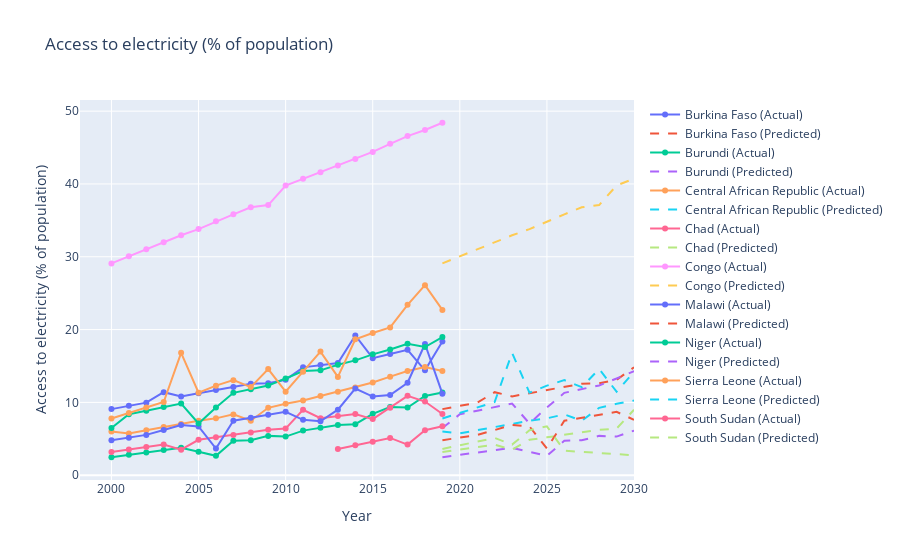

Notebook source saved alongside this figure:
### Code cell
import pandas as pd
import numpy as np
import plotly.graph_objects as go
from sklearn.pipeline import make_pipeline
from sklearn.preprocessing import PolynomialFeatures, StandardScaler
from sklearn.linear_model import LinearRegression
from sklearn.compose import ColumnTransformer
from sklearn.impute import SimpleImputer

# Load dataset
subsaharan_df = pd.read_csv('data/subsaharan-africa.csv')

subsaharan_df = subsaharan_df[(subsaharan_df['Year'] >= 2000) & (subsaharan_df['Year'] <= 2019)]

lowest_countries = ['Chad', 'Niger', 'Burkina Faso', 'Central African Republic', 'Congo', 'Burundi', 'Malawi', 'Sierra Leone', 'South Sudan']

subsaharan_df = subsaharan_df[subsaharan_df['Entity'].isin(lowest_countries)]

features = ['Year',
            'Access to clean fuels for cooking',
            'Renewable-electricity-generating-capacity-per-capita',
            'Electricity from fossil fuels (TWh)',
            'Electricity from nuclear (TWh)',
            'Electricity from renewables (TWh)',
            'Primary energy consumption per capita (kWh/person)',
            'Energy intensity level of primary energy (MJ/$2017 PPP GDP)',
            'Renewable energy share in the total final energy consumption (%)',
            'gdp_growth',
            'gdp_per_capita'
]

subsaharan_df = subsaharan_df[['Entity'] + ['Access to electricity (% of population)'] + features]

degree = 2

columns_to_scale = [col for col in features if col != 'Year']

preprocessor = ColumnTransformer(
    transformers=[
        ('num', make_pipeline(SimpleImputer(strategy='mean'), StandardScaler()), columns_to_scale),
        ('passthrough', 'passthrough', ['Year'])
    ]
)

fig = go.Figure()

# subsaharan_df = subsaharan_df['Access to electricity (% of population)'].fillna(subsaharan_df['Access to electricity (% of population)'].mean())

for entity in subsaharan_df['Entity'].unique():
    entity_data = subsaharan_df[subsaharan_df['Entity'] == entity]
    X = entity_data[features]
    y = entity_data['Access to electricity (% of population)'].values

    polynomial_model = make_pipeline(preprocessor, PolynomialFeatures(degree), LinearRegression())
    polynomial_model.fit(X, y)

    future_years = np.arange(2019, 2031).reshape(-1, 1)  # Start from the first year to the year 2030
    future_data = pd.DataFrame(future_years, columns=['Year'])
    for col in columns_to_scale:
        future_data[col] = entity_data[col].mean()  # Fill future data with mean values of the columns

    y_pred = polynomial_model.predict(future_data)

    predicted_full_series = np.concatenate((y, y_pred[len(X):]))  # Take historical y and append predicted for future

    fig.add_trace(go.Scatter(x=entity_data['Year'], y=y, mode='lines+markers', name=f'{entity} (Actual)'))

    fig.add_trace(go.Scatter(x=future_years.flatten(), y=predicted_full_series, mode='lines', name=f'{entity} (Predicted)', line=dict(dash='dash')))

fig.update_layout(
    title='Access to electricity (% of population)',
    xaxis_title='Year',
    yaxis_title='Access to electricity (% of population)',
    showlegend=True
)

fig.show()

### Figure 1 — Plotly figure (JSON) as saved in the notebook; plotly's stock layout.template omitted (floating-point values rounded to 4 significant figures)
{"data": [{"mode": "lines+markers", "name": "Burkina Faso (Actual)", "type": "scatter", "x": [2000, 2001, 2002, 2003, 2004, 2005, 2006, 2007, 2008, 2009, 2010, 2011, 2012, 2013, 2014, 2015, 2016, 2017, 2018, 2019], "y": [9.075, 9.521, 9.96, 11.4, 10.82, 11.25, 11.69, 12.12, 12.57, 12.63, 13.1, 14.81, 15.12, 15.41, 19.2, 16.08, 16.64, 17.21, 14.4, 18.37]}, {"line": {"dash": "dash"}, "mode": "lines", "name": "Burkina Faso (Predicted)", "type": "scatter", "x": [2019, 2020, 2021, 2022, 2023, 2024, 2025, 2026, 2027, 2028, 2029, 2030], "y": [9.075, 9.521, 9.96, 11.4, 10.82, 11.25, 11.69, 12.12, 12.57, 12.63, 13.1, 14.81, 15.12, 15.41, 19.2, 16.08, 16.64, 17.21, 14.4, 18.37]}, {"mode": "lines+markers", "name": "Burundi (Actual)", "type": "scatter", "x": [2000, 2001, 2002, 2003, 2004, 2005, 2006, 2007, 2008, 2009, 2010, 2011, 2012, 2013, 2014, 2015, 2016, 2017, 2018, 2019], "y": [2.463, 2.797, 3.124, 3.445, 3.764, 3.207, 2.66, 4.726, 4.8, 5.399, 5.3, 6.123, 6.5, 6.9, 7, 8.428, 9.348, 9.3, 10.88, 11.36]}, {"line": {"dash": "dash"}, "mode": "lines", "name": "Burundi (Predicted)", "type": "scatter", "x": [2019, 2020, 2021, 2022, 2023, 2024, 2025, 2026, 2027, 2028, 2029, 2030], "y": [2.463, 2.797, 3.124, 3.445, 3.764, 3.207, 2.66, 4.726, 4.8, 5.399, 5.3, 6.123, 6.5, 6.9, 7, 8.428, 9.348, 9.3, 10.88, 11.36]}, {"mode": "lines+markers", "name": "Central African Republic (Actual)", "type": "scatter", "x": [2000, 2001, 2002, 2003, 2004, 2005, 2006, 2007, 2008, 2009, 2010, 2011, 2012, 2013, 2014, 2015, 2016, 2017, 2018, 2019], "y": [6, 5.736, 6.177, 6.613, 7.046, 7.478, 7.805, 8.351, 7.48, 9.253, 9.8, 10.25, 10.87, 11.47, 12.06, 12.73, 13.53, 14.3, 14.84, 14.3]}, {"line": {"dash": "dash"}, "mode": "lines", "name": "Central African Republic (Predicted)", "type": "scatter", "x": [2019, 2020, 2021, 2022, 2023, 2024, 2025, 2026, 2027, 2028, 2029, 2030], "y": [6, 5.736, 6.177, 6.613, 7.046, 7.478, 7.805, 8.351, 7.48, 9.253, 9.8, 10.25, 10.87, 11.47, 12.06, 12.73, 13.53, 14.3, 14.84, 14.3]}, {"mode": "lines+markers", "name": "Chad (Actual)", "type": "scatter", "x": [2000, 2001, 2002, 2003, 2004, 2005, 2006, 2007, 2008, 2009, 2010, 2011, 2012, 2013, 2014, 2015, 2016, 2017, 2018, 2019], "y": [3.18, 3.527, 3.867, 4.201, 3.5, 4.864, 5.197, 5.534, 5.879, 6.233, 6.4, 8.98, 7.835, 8.127, 8.406, 7.7, 9.264, 10.9, 10.11, 8.4]}, {"line": {"dash": "dash"}, "mode": "lines", "name": "Chad (Predicted)", "type": "scatter", "x": [2019, 2020, 2021, 2022, 2023, 2024, 2025, 2026, 2027, 2028, 2029, 2030], "y": [3.18, 3.527, 3.867, 4.201, 3.5, 4.864, 5.197, 5.534, 5.879, 6.233, 6.4, 8.98, 7.835, 8.127, 8.406, 7.7, 9.264, 10.9, 10.11, 8.4]}, {"mode": "lines+markers", "name": "Congo (Actual)", "type": "scatter", "x": [2000, 2001, 2002, 2003, 2004, 2005, 2006, 2007, 2008, 2009, 2010, 2011, 2012, 2013, 2014, 2015, 2016, 2017, 2018, 2019], "y": [29.09, 30.06, 31.03, 31.99, 32.95, 33.8, 34.86, 35.83, 36.8, 37.1, 39.79, 40.72, 41.6, 42.54, 43.43, 44.4, 45.51, 46.57, 47.42, 48.41]}, {"line": {"dash": "dash"}, "mode": "lines", "name": "Congo (Predicted)", "type": "scatter", "x": [2019, 2020, 2021, 2022, 2023, 2024, 2025, 2026, 2027, 2028, 2029, 2030], "y": [29.09, 30.06, 31.03, 31.99, 32.95, 33.8, 34.86, 35.83, 36.8, 37.1, 39.79, 40.72, 41.6, 42.54, 43.43, 44.4, 45.51, 46.57, 47.42, 48.41]}, {"mode": "lines+markers", "name": "Malawi (Actual)", "type": "scatter", "x": [2000, 2001, 2002, 2003, 2004, 2005, 2006, 2007, 2008, 2009, 2010, 2011, 2012, 2013, 2014, 2015, 2016, 2017, 2018, 2019], "y": [4.8, 5.14, 5.534, 6.2, 6.9, 6.696, 3.653, 7.476, 7.876, 8.285, 8.7, 7.6, 7.4, 9, 11.9, 10.8, 11, 12.7, 18.02, 11.2]}, {"line": {"dash": "dash"}, "mode": "lines", "name": "Malawi (Predicted)", "type": "scatter", "x": [2019, 2020, 2021, 2022, 2023, 2024, 2025, 2026, 2027, 2028, 2029, 2030], "y": [4.8, 5.14, 5.534, 6.2, 6.9, 6.696, 3.653, 7.476, 7.876, 8.285, 8.7, 7.6, 7.4, 9, 11.9, 10.8, 11, 12.7, 18.02, 11.2]}, {"mode": "lines+markers", "name": "Niger (Actual)", "type": "scatter", "x": [2000, 2001, 2002, 2003, 2004, 2005, 2006, 2007, 2008, 2009, 2010, 2011, 2012, 2013, 2014, 2015, 2016, 2017, 2018, 2019], "y": [6.481, 8.362, 8.859, 9.351, 9.84, 7.1, 9.3, 11.31, 11.81, 12.33, 13.28, 14.3, 14.4, 15.17, 15.77, 16.6, 17.27, 18.05, 17.6, 18.97]}, {"line": {"dash": "dash"}, "mode": "lines", "name": "Niger (Predicted)", "type": "scatter", "x": [2019, 2020, 2021, 2022, 2023, 2024, 2025, 2026, 2027, 2028, 2029, 2030], "y": [6.481, 8.362, 8.859, 9.351, 9.84, 7.1, 9.3, 11.31, 11.81, 12.33, 13.28, 14.3, 14.4, 15.17, 15.77, 16.6, 17.27, 18.05, 17.6, 18.97]}, {"mode": "lines+markers", "name": "Sierra Leone (Actual)", "type": "scatter", "x": [2000, 2001, 2002, 2003, 2004, 2005, 2006, 2007, 2008, 2009, 2010, 2011, 2012, 2013, 2014, 2015, 2016, 2017, 2018, 2019], "y": [7.788, 8.551, 9.306, 10.06, 16.8, 11.33, 12.3, 13.05, 12.1, 14.58, 11.46, 14.2, 16.98, 13.5, 18.67, 19.53, 20.3, 23.4, 26.1, 22.7]}, {"line": {"dash": "dash"}, "mode": "lines", "name": "Sierra Leone (Predicted)", "type": "scatter", "x": [2019, 2020, 2021, 2022, 2023, 2024, 2025, 2026, 2027, 2028, 2029, 2030], "y": [7.788, 8.551, 9.306, 10.06, 16.8, 11.33, 12.3, 13.05, 12.1, 14.58, 11.46, 14.2, 16.98, 13.5, 18.67, 19.53, 20.3, 23.4, 26.1, 22.7]}, {"mode": "lines+markers", "name": "South Sudan (Actual)", "type": "scatter", "x": [2013, 2014, 2015, 2016, 2017, 2018, 2019], "y": [3.608, 4.097, 4.601, 5.117, 4.2, 6.173, 6.707]}, {"line": {"dash": "dash"}, "mode": "lines", "name": "South Sudan (Predicted)", "type": "scatter", "x": [2019, 2020, 2021, 2022, 2023, 2024, 2025, 2026, 2027, 2028, 2029, 2030], "y": [3.608, 4.097, 4.601, 5.117, 4.2, 6.173, 6.707, 3.362, 3.205, 3.047, 2.89, 2.733]}], "layout": {"showlegend": true, "title": {"text": "Access to electricity (% of population)"}, "xaxis": {"title": {"text": "Year"}}, "yaxis": {"title": {"text": "Access to electricity (% of population)"}}}}
